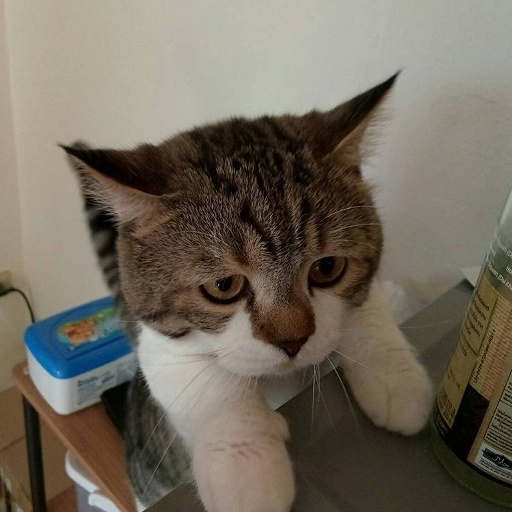
#> input picture week 1/kitty.jpg, 512 x 512 px
$ jupyter execute --allow-errors 'week 1.ipynb'   (shell and % lines are left out)
#> lines starting #> are read from the running program, lines starting #| are printed output that depends on the picture
# Week #1 Intro

## Exercise #1: read and show an image, get pixel values
* skimage.io
* cv2

Download "kitty.jpg" image

Read and show image using skimage.io

[cell 1]
from skimage import io, color
img = io.imread("kitty.jpg")
#> img is the input picture: shape (512, 512, 3); mean R, G, B 113.7, 105.7, 92.8
io.imshow(img)
io.show()

import matplotlib.pyplot as plt
plt.imshow(img)
plt.show()

display part of image

[cell 2]
print(img[0:5,0:5,:])
#> (printed output is left out)

Size of image

[cell 3]
print(img.shape)
#| (512, 512, 3)

Read and display using cv2

[cell 4]
import cv2
image2 = cv2.imread("kitty.jpg")

plt.subplot(1,3,1)
plt.imshow(image2)
plt.axis('off')
plt.title('normal')


# image3 = cv2.cvtColor(image2,cv2.COLOR_BGR2RGB)
image3 = image2[:, :, ::-1]
plt.subplot(1,3,2)
plt.imshow(image3)
plt.axis('off')
plt.title('convert bgr -> rgb')

image4 = cv2.cvtColor(image2,cv2.COLOR_BGR2GRAY)
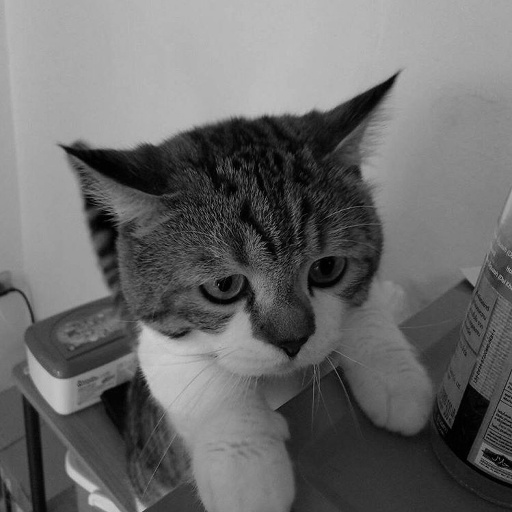
#> image4: shape (512, 512); min 0, max 204, mean 106.6
plt.plot(1,3,3)
plt.imshow(image4, cmap = 'gray')
plt.axis('off')
plt.title('gray')

plt.show()
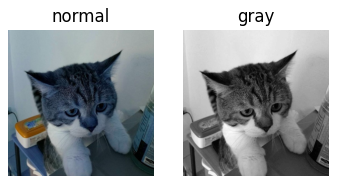
#> figure drawn by matplotlib, 2 panels; B, G, R data is drawn as R, G, B

## Exercise #2 Dicom file
DICOM® — Digital Imaging and Communications in Medicine — is the international standard for medical images and related information. It defines the formats for medical images that can be exchanged with the data and quality necessary for clinical use.

Ref. https://www.dicomstandard.org

* What is the image size?
  - `128*128`
* What is the datatype of pixel_array ?
  - `np.int26`
* Min/max?
  - Min number = `128`
  - Max number = `2191`
* Try with “MR_small.dcm”
  - `64*64` size
  - type = `int16`
  - Min number = `127`
  - Max number = `2145`

[cell 5]
import matplotlib.pyplot as plt
import numpy as np
from pydicom import dcmread
from pydicom.data import get_testdata_file


fpath = get_testdata_file('CT_small.dcm')
#> (the rest of this cell did not finish here and is left out)

#> (a cell that did not finish here is left out)

#> (a cell that did not finish here is left out)

#> (a cell that did not finish here is left out)

[cell 9]
import matplotlib.pyplot as plt
import numpy as np
from pydicom import dcmread
from pydicom.data import get_testdata_file


fpath = get_testdata_file('MR_small.dcm')
#> (the rest of this cell did not finish here and is left out)

#> (a cell that did not finish here is left out)

#> (a cell that did not finish here is left out)

#> (a cell that did not finish here is left out)

## Exercise #3 Image Color Visualization
* 0 is always black?
* 255 is  always white?

[cell 13]
black = np.zeros((255,255), np.int16)
white = np.ones((255,255), np.int16) * 255
plt.subplot(1,2,1)
plt.title('black')
plt.imshow(black,
           cmap = plt.cm.gray,
           vmin = 0,
           vmax = 255)
plt.subplot(1,2,2)
plt.title('white')
plt.imshow(white,
           cmap = plt.cm.gray,
           vmin = 0,
           vmax = 255)
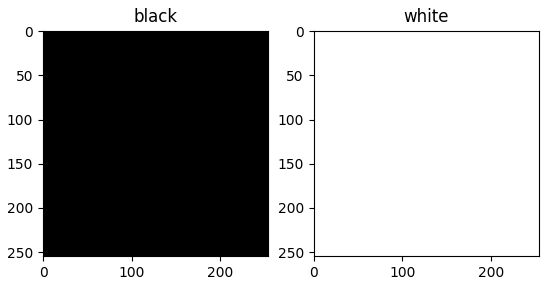
#> figure drawn by matplotlib, 2 panels

## Exercises # 4
Create  an image of 100x100 which has red color on the half left and cyan color on the half right and display the image

[cell 14]
img = np.ones((100, 100, 3))

# draw red
img[:, :50, 1:] /= 255
# draw cyan
img[:, 50:, 0] /= 255

plt.title('red on left,                cyan on right')
plt.imshow(img)
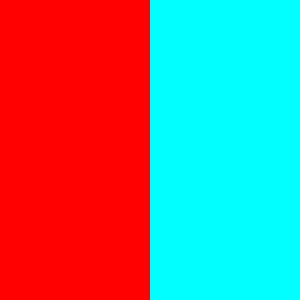
#> shown: shape (100, 100, 3) float64 (shown 3 times larger); mean R, G, B 0.502, 0.502, 0.502
